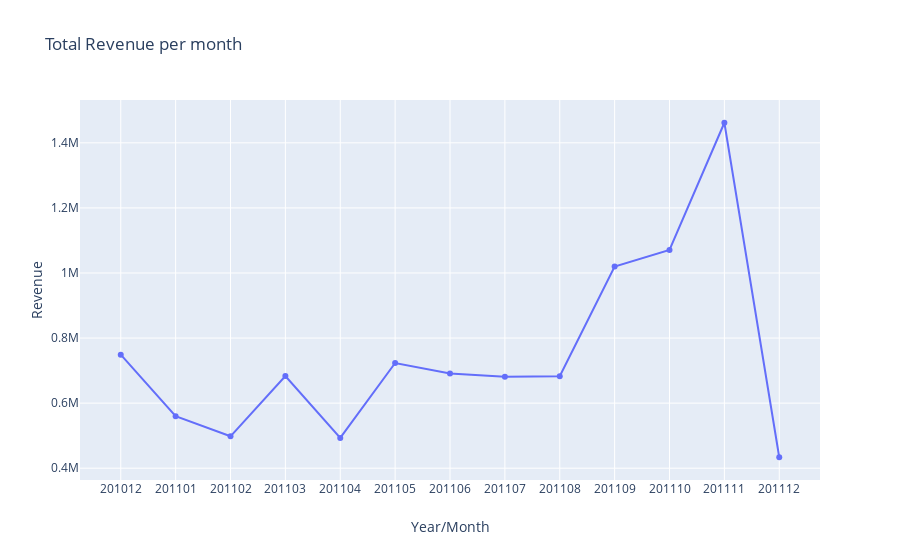

The cell this chart's notebook holds for it:
### Code cell
#X and Y axis inputs for Plotly graph. We use Scatter for line graphs

figure = go.Figure()

figure.add_trace(go.Scatter(
                            x= company_revenue['InvoiceYearMonth'] ,
                            y= company_revenue['Revenue']
                ))

figure.update_layout(title='Total Revenue per month',
                   xaxis_title='Year/Month',
                
                   yaxis_title='Revenue')
# py.iplot(figure, filename='basic-scatter')
figure.update_xaxes(type = 'category')
pio.show(figure)
# pio.show(figure)
# pio.write_html(figure, file='company_revenue.html', auto_open=True)

### Figure 1 — Plotly figure (JSON) as saved in the notebook; plotly's stock layout.template omitted (floating-point values rounded to 4 significant figures)
{"data": [{"type": "scatter", "x": ["201012", "201101", "201102", "201103", "201104", "201105", "201106", "201107", "201108", "201109", "201110", "201111", "201112"], "y": [749000.0, 560000.0, 498100.0, 683300.0, 493200.0, 723300.0, 691100.0, 681300.0, 682700.0, 1020000.0, 1071000.0, 1462000.0, 433700.0]}], "layout": {"autosize": true, "title": {"text": "Total Revenue per month"}, "xaxis": {"autorange": true, "range": [-0.8238, 12.82], "title": {"text": "Year/Month"}, "type": "category"}, "yaxis": {"autorange": true, "range": [362600.0, 1533000.0], "title": {"text": "Revenue"}, "type": "linear"}}}
